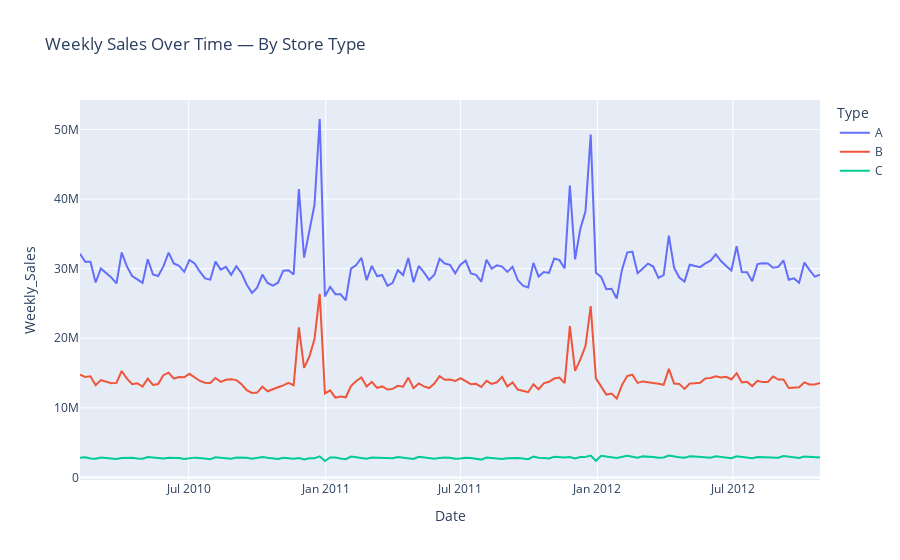

The code cell stored with this chart in its notebook:
### Markdown cell above
### 🏬 Weekly Sales Over Time – by Store Type

After identifying standout individual stores, we grouped performance by **Store Type** (A, B, and C) to analyse structural differences across formats.

📈 **Line Plot Observations**:
- **Type A stores consistently lead in weekly sales**, with more pronounced spikes during key retail weeks.
- Types B and C follow with noticeably lower volumes, suggesting smaller formats or less strategic locations.

🔍 **Insight**:
Type A stores—likely larger and more resource-equipped—drive the bulk of revenue. This segmentation highlights which store formats warrant more marketing support or investment.

✅ **Business Takeaway**:
Expanding or modeling new stores on the Type A format could potentially yield higher returns.

### Code cell
# Aggregate weekly sales per type across time
time_sales = full_data.groupby(['Date', 'Type'])['Weekly_Sales'].sum().reset_index()

fig = px.line(time_sales, x='Date', y='Weekly_Sales', color='Type', 
              title='Weekly Sales Over Time — By Store Type')
fig.show()

### Figure 1 — Plotly figure (JSON) as saved in the notebook; plotly's stock layout.template omitted (floating-point values rounded to 4 significant figures; data arrays with more than 128 entries replaced by an {"elided": "..."} marker saying what was removed)
{"data": [{"hovertemplate": "Type=A<br>Date=%{x}<br>Weekly_Sales=%{y}<extra></extra>", "legendgroup": "A", "line": {"color": "#636efa", "dash": "solid"}, "marker": {"symbol": "circle"}, "mode": "lines", "name": "A", "orientation": "v", "showlegend": true, "type": "scatter", "x": {"elided": "143 str values"}, "xaxis": "x", "y": {"elided": "143 float values"}, "yaxis": "y"}, {"hovertemplate": "Type=B<br>Date=%{x}<br>Weekly_Sales=%{y}<extra></extra>", "legendgroup": "B", "line": {"color": "#EF553B", "dash": "solid"}, "marker": {"symbol": "circle"}, "mode": "lines", "name": "B", "orientation": "v", "showlegend": true, "type": "scatter", "x": {"elided": "143 str values"}, "xaxis": "x", "y": {"elided": "143 float values"}, "yaxis": "y"}, {"hovertemplate": "Type=C<br>Date=%{x}<br>Weekly_Sales=%{y}<extra></extra>", "legendgroup": "C", "line": {"color": "#00cc96", "dash": "solid"}, "marker": {"symbol": "circle"}, "mode": "lines", "name": "C", "orientation": "v", "showlegend": true, "type": "scatter", "x": {"elided": "143 str values"}, "xaxis": "x", "y": {"elided": "143 float values"}, "yaxis": "y"}], "layout": {"legend": {"title": {"text": "Type"}, "tracegroupgap": 0}, "title": {"text": "Weekly Sales Over Time — By Store Type"}, "xaxis": {"anchor": "y", "domain": [0, 1], "title": {"text": "Date"}}, "yaxis": {"anchor": "x", "domain": [0, 1], "title": {"text": "Weekly_Sales"}}}}
